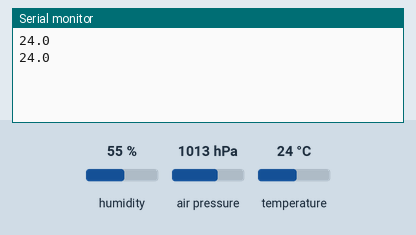
This sketch was run on a simulated Arduino Uno, built with avr-gcc and run on an emulated ATmega328P. On the bench: the last lines printed to the serial monitor. The inputs (shaded band) are chosen by the test bench; at power-on: temperature 24 °C, humidity 55 %, air pressure 1013 hPa.

Above: at 4.8 s.
4.9 s: temperature set to 12 °C
At 6.4 s:
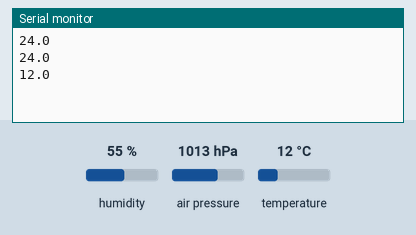
7.9 s: temperature set to 19 °C
At 9.3 s:
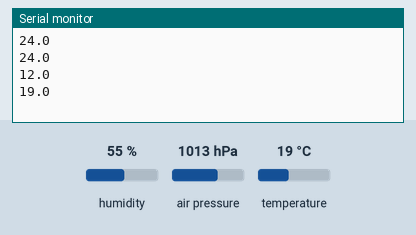
Timing chart, 0 to 10.9 s (numbered marks = the images above; inputs shaded):
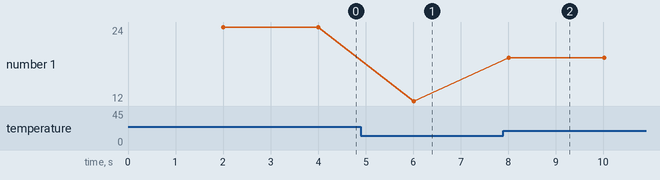

The sketch:

WeatherStationBMP280.ino
```cpp
#include <Adafruit_Sensor.h>
#include <Adafruit_BME280.h>
#include <LiquidCrystal.h>

float temperature;
float humidity;
float pressure;

#define ALTITUDE 216.0 // Altitude in Sparta, Greece

Adafruit_BME280 bme; // I2C

//LiquidCrystal lcd(8,9,4,5,6,7);

void setup(void) {
  Serial.begin(115200);

  //lcd.begin(16, 2);
  //lcd.print("Reading sensor");

  bool status;

    // default settings
    status = bme.begin(0x77);  //The I2C address of the sensor I use is 0x76
    if (!status) {
        //lcd.clear();
        //lcd.print("Error. Check");
        //lcd.setCursor(0,1);
        //lcd.print("connections");
        Serial.println("error");
        while (1);
    }
}

void loop() {

 delay(2000);

 getPressure();
 getHumidity();
 getTemperature();

 //lcd.clear();

 //Printing Temperature
 String temperatureString = String(temperature,1);
 Serial.println(temperatureString);
 //lcd.print("T:");
 //lcd.print(temperatureString);
 //lcd.print((char)223);
 //lcd.print("C ");

 //Printing Humidity
 String humidityString = String(humidity,0);
 //lcd.print("H: ");
 //lcd.print(humidityString);
 //lcd.print("%");

 //Printing Pressure
 //lcd.setCursor(0,1);
 //lcd.print("P: ");
 String pressureString = String(pressure,2);
 //lcd.print(pressureString);
 //lcd.print(" hPa");
}

float getTemperature()
{
  temperature = bme.readTemperature();
}

float getHumidity()
{
  humidity = bme.readHumidity();
}

float getPressure()
{
  pressure = bme.readPressure();
  pressure = bme.seaLevelForAltitude(ALTITUDE,pressure);
  pressure = pressure/100.0F;
}
```

Measured:
- after the input at 4.9 s, the serial monitor: prints a new line after 1.1 s (image 1)
- after the input at 7.9 s, the serial monitor: prints a new line after 0.12 s (image 2)
- plotted number 1: 24 → 12 after the input at 4.9 s, 12 → 19 after the input at 7.9 s
